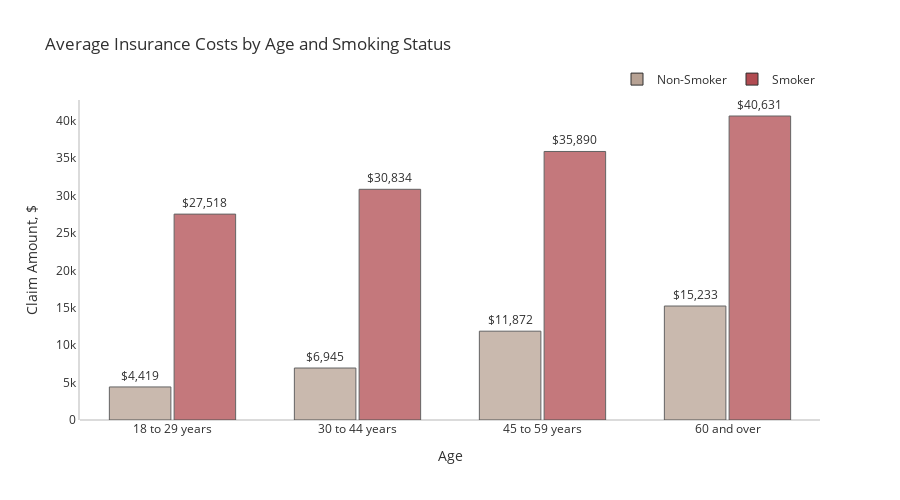

Notebook cell for this chart:
### Markdown cell above
The median claim amount of non-smokers is around \\$7,300, which is quite lower than the median claim of smokers at over \\$34,000. The distribution of insurance costs between the groups is also notably different. For non-smokers, the distribution is skewed to the right, while claim amounts for smokers have more variability with a wider spread in the boxplot and a bimodal distribution with peaks near \\$20,000 and \$40,000.

### Code cell
plot_df = ins.copy()
plot_df["Age_Group"]=['18 to 29 years' if i<30 else '30 to 44 years' if (i>=30)&(i<45) else 
                      '45 to 59 years' if (i>=45)&(i<60) else '60 and over' for i in ins['age']]
plot_df = plot_df.groupby(['Age_Group','smoker'])['charges'].mean()
plot_df = plot_df.rename('charges').reset_index().sort_values('smoker', ascending=True)
fig = px.bar(plot_df, x='Age_Group', y='charges', color='smoker', height=500, text='charges', 
             opacity=0.75, barmode='group', color_discrete_sequence=['#B7A294','#B14B51'],
             title="Average Insurance Costs by Age and Smoking Status")
fig.update_traces(texttemplate='$%{text:,.0f}', textposition='outside', 
                  marker_line=dict(width=1, color='#303030'))
fig.update_layout(font_color="#303030",bargroupgap=0.05, bargap=0.3, 
                  legend=dict(orientation="h", yanchor="bottom", y=1.02, xanchor="right", x=1, title=""),
                  xaxis=dict(title='Age',showgrid=False), 
                  yaxis=dict(title='Claim Amount, $', showgrid=False,zerolinecolor='#DBDBDB',
                             showline=True, linecolor='#DBDBDB', linewidth=2))
fig.show()

### Figure 1 — Plotly figure (JSON) as saved in the notebook; plotly's stock layout.template omitted (floating-point values rounded to 4 significant figures)
{"data": [{"alignmentgroup": "True", "hovertemplate": "smoker=Non-Smoker<br>Age_Group=%{x}<br>charges=%{text}<extra></extra>", "legendgroup": "Non-Smoker", "marker": {"color": "#B7A294", "line": {"color": "#303030", "width": 1}, "opacity": 0.75, "pattern": {"shape": ""}}, "name": "Non-Smoker", "offsetgroup": "Non-Smoker", "orientation": "v", "showlegend": true, "text": [4419.0, 6945.0, 11870.0, 15230.0], "textposition": "outside", "texttemplate": "$%{text:,.0f}", "type": "bar", "x": ["18 to 29 years", "30 to 44 years", "45 to 59 years", "60 and over"], "xaxis": "x", "y": [4419.0, 6945.0, 11870.0, 15230.0], "yaxis": "y"}, {"alignmentgroup": "True", "hovertemplate": "smoker=Smoker<br>Age_Group=%{x}<br>charges=%{text}<extra></extra>", "legendgroup": "Smoker", "marker": {"color": "#B14B51", "line": {"color": "#303030", "width": 1}, "opacity": 0.75, "pattern": {"shape": ""}}, "name": "Smoker", "offsetgroup": "Smoker", "orientation": "v", "showlegend": true, "text": [27520.0, 30830.0, 35890.0, 40630.0], "textposition": "outside", "texttemplate": "$%{text:,.0f}", "type": "bar", "x": ["18 to 29 years", "30 to 44 years", "45 to 59 years", "60 and over"], "xaxis": "x", "y": [27520.0, 30830.0, 35890.0, 40630.0], "yaxis": "y"}], "layout": {"bargap": 0.3, "bargroupgap": 0.05, "barmode": "group", "font": {"color": "#303030"}, "height": 500, "legend": {"orientation": "h", "title": {"text": ""}, "tracegroupgap": 0, "x": 1, "xanchor": "right", "y": 1.02, "yanchor": "bottom"}, "title": {"text": "Average Insurance Costs by Age and Smoking Status"}, "xaxis": {"anchor": "y", "domain": [0, 1], "showgrid": false, "title": {"text": "Age"}}, "yaxis": {"anchor": "x", "domain": [0, 1], "linecolor": "#DBDBDB", "linewidth": 2, "showgrid": false, "showline": true, "title": {"text": "Claim Amount, $"}, "zerolinecolor": "#DBDBDB"}}}
